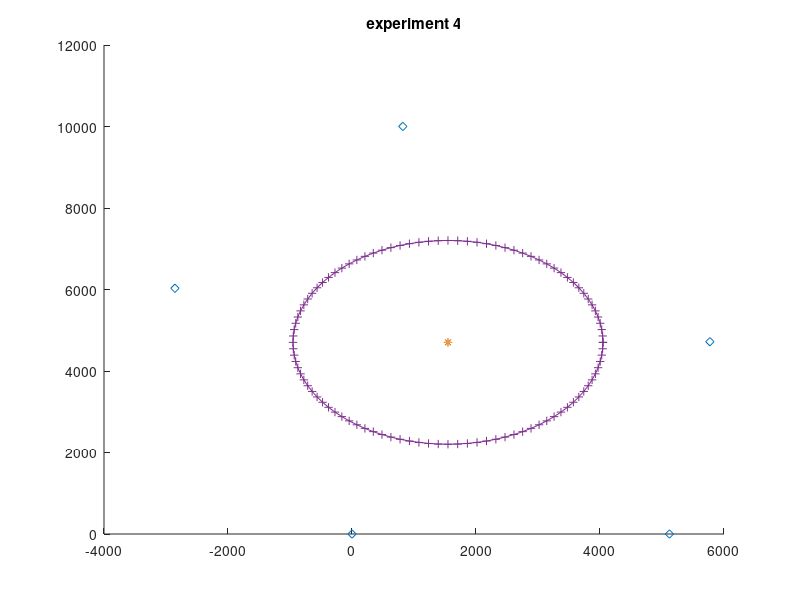

This figure's MATLAB source: (Note: this script raises an error after producing the figure.)
%%  nodes oder x2, x3, x1, x5, x6
    %     locations fixed: x1(0,0)  x3(+6,0) for v2
    %     locations fixed: x2(0,0)  x3(-6,0) for v1
    % unit mm
    
% clear;
experiment = 4; % [1.1 1 2 3 4]

nodesNumber = 5;
circle_center  = importdata('circleCenterPos_by_determineCircleCenterPositionBaseOnDistToEachOthers.mat');
circle_center = 1000* circle_center;
circle_angle = [0:pi/50:2*pi];
circle_x = (circle_center(1)+1000 *2.5*cos(circle_angle)); %unit mm
circle_y = ( circle_center(2)+1000 *2.5*sin(circle_angle)); %unit mm

switch experiment
    case 1.1
        distances2all_abs = importdata('data_t_dist_1.1-CENTER_t.mat');    
    case 1
        distances2all_abs = importdata('data_t_dist_1-CENTER_t.mat');
    case 2
        distances2all_abs = importdata('dist_2nd_tag_beginFromCenter2_0x2_0x3_back_from_0x1.mat');
            case 3
        distances2all_abs = importdata('dist_3rd_tag_beginFromCenter2_0x2_0x3_back_from_0x1_up_down.mat');
    case 4
        distances2all_abs = importdata('data_t_dist_p4_circle_t.mat');
    otherwise
        warning('please specify the experiment number #')
end 
    
    positionOfNodes = importdata('nodePos_by_determineNodesPositionBaseOnDistToEachOthers.mat');

% change the unit from m to mm
positionOfNodes = positionOfNodes*1000;
% change the oder to adapt to the nodes oder x2, x3, x1, x5, x6
distances2all_abs = [distances2all_abs(:,2), distances2all_abs(:,3), distances2all_abs(:,4), distances2all_abs(:,5), distances2all_abs(:,6)];
distances2all_abs = distances2all_abs';
%% make cross points of circles with Radius distances2all
% make circles
string =sprintf('experiment %d', experiment);
figure; title(string);hold on; % axis square; axis tight;
plot(positionOfNodes(1,:), positionOfNodes(2,:), 'd');
plot(circle_center(1,:), circle_center(2,:), '*');

switch experiment
    case 1
        %--only for experiment 1: plot the circle base on the optical measurements,
        %--base on which the certen of the circle for experi 2&3 is (1000, 4750)
        % optical_measurement = [4250, 5910, 4730, 4670, 5570];
        %     for i = 1 : size(positionOfNodes, 2)
        %         h(i) = plotCircle(positionOfNodes(1, i), positionOfNodes(2, i), ...
        %             optical_measurement(i), 0*pi, 2*pi); % 0, 2*pi); %
        %     end
        % just plot the circle center
        plot(circle_center(1), circle_center(2), '+');
    case 2
        %plot the circle centered in (1000, 4750) which
        %is the traj of experi_2 & traj_projection of experi_3
        plot(circle_center(1), circle_center(2), '+');
        plot(circle_x, circle_y,'-+');
    case 3
        plot(circle_center(1), circle_center(2), '+');
        plot(circle_x, circle_y,'-+');        
    case 4
        plot(circle_center(1), circle_center(2), '+');
        plot(circle_x, circle_y,'-+');    
    otherwise
        warning('please specify the experiment number #')
end

for j = 1:size(distances2all_abs, 2)
    % h_1 = plot(traj(1,j), traj(2,j), 'ro'); %hold on;
    if nodesNumber == 5
        for i = 1 : size(positionOfNodes, 2)
            h(i) = plotCircle(positionOfNodes(1, i), positionOfNodes(2, i), ...
                distances2all_abs(i, j), 0*pi, 2*pi); % 0, 2*pi); %
            %plotCircle(positionOfNodes(1, i), positionOfNodes(2, i), distances2all_abs(i, 1), 0, 2*pi);
            %hold on;
        end
%         h(3) = plotCircle(positionOfNodes(1, 3), positionOfNodes(2, 3), ...
%             distances2all_abs(3, j), (i+4)*pi/2, (i+5)*pi/2+pi/6); % (i+2)*pi/2, (i+3)*pi/2);
    end
    axis square; axis tight;
    xlim([-5000 6000]); ylim([-1000 11000]);  
    string =sprintf('j %d, experiment %d', j, experiment);
    title(string);
    pause(0.15);
    delete(h); %delete(h_1);
end
% make cross points 'x'
 
function h_circle = plotCircle(x,y,r,ang_start,ang_end)
%x and y are the coordinates of the center of the circle
%r is the radius of the circle
%0.01 is the angle step, bigger values will draw the circle faster but
%you might notice imperfections (not very smooth)
ang=ang_start:0.01:ang_end; 
%ang=0:0.01:2*pi; 
xp=r*cos(ang);
yp=r*sin(ang);
h_circle = plot(x+xp,y+yp);
end